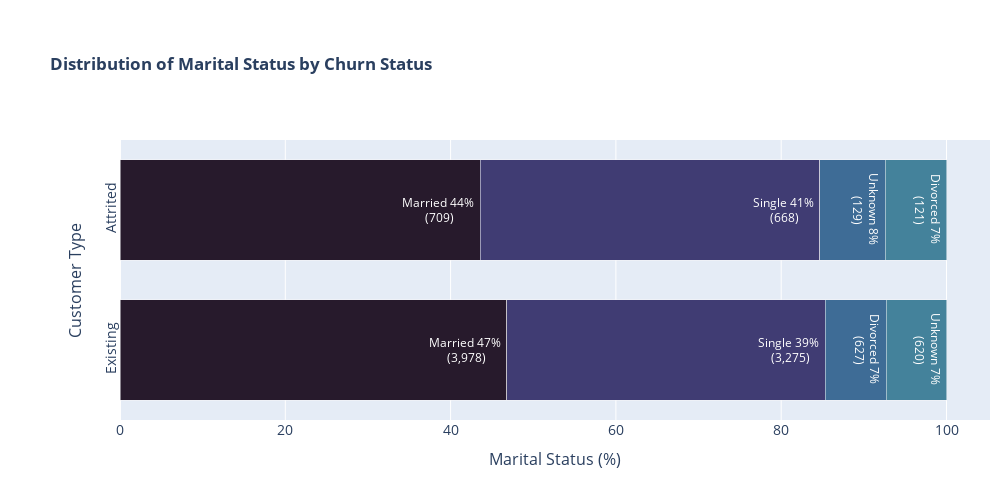

Notebook source saved alongside this figure:
### Code cell
plot_distr_cat('marstat', 'Marital Status')

### Figure 1 — Plotly figure (JSON) as saved in the notebook; plotly's stock layout.template omitted (floating-point values rounded to 4 significant figures)
{"data": [{"hovertext": [3978, 3275, 627, 620], "marker": {"color": ["rgb(39, 26, 44)", "rgb(64, 60, 115)", "rgb(62, 108, 150)", "rgb(68, 130, 155)", "rgb(76, 153, 160)", "rgb(111, 201, 163)", "rgb(156, 219, 165)"], "line": {"color": "rgb(248, 248, 249)", "width": 0.5}}, "name": "Existing", "orientation": "h", "showlegend": false, "text": ["Married", "Single", "Divorced", "Unknown"], "textfont": {"color": "white", "size": 12}, "textposition": "inside", "texttemplate": "%{text} %{x:.0f}% <br>(%{hovertext:,d})", "type": "bar", "x": [46.8, 38.53, 7.376, 7.294], "y": ["Existing", "Existing", "Existing", "Existing"]}, {"hovertext": [709, 668, 129, 121], "marker": {"color": ["rgb(39, 26, 44)", "rgb(64, 60, 115)", "rgb(62, 108, 150)", "rgb(68, 130, 155)", "rgb(76, 153, 160)", "rgb(111, 201, 163)", "rgb(156, 219, 165)"], "line": {"color": "rgb(248, 248, 249)", "width": 0.5}}, "name": "Attrited", "orientation": "h", "showlegend": false, "text": ["Married", "Single", "Unknown", "Divorced"], "textfont": {"color": "white", "size": 12}, "textposition": "inside", "texttemplate": "%{text} %{x:.0f}% <br>(%{hovertext:,d})", "type": "bar", "x": [43.58, 41.06, 7.929, 7.437], "y": ["Attrited", "Attrited", "Attrited", "Attrited"]}], "layout": {"bargap": 0.2, "bargroupgap": 0.1, "barmode": "stack", "height": 500, "margin": {"b": 80, "l": 120, "r": 10, "t": 140}, "title": {"text": "<b>Distribution of Marital Status by Churn Status<b>"}, "width": 1000, "xaxis": {"autorange": true, "range": [0, 105.3], "tickangle": 0, "tickfont": {"size": 14}, "tickmode": "array", "ticktext": ["0%", "10%", "20%", "30%", "40%", "50%", "60%", "70%", "80%", "90%", "100%"], "title": {"font": {"size": 16}, "text": "Marital Status (%)"}, "type": "linear"}, "yaxis": {"autorange": true, "range": [-0.5, 1.5], "tickangle": -90, "tickfont": {"size": 14}, "title": {"font": {"size": 16}, "text": "Customer Type"}, "type": "category"}}}
